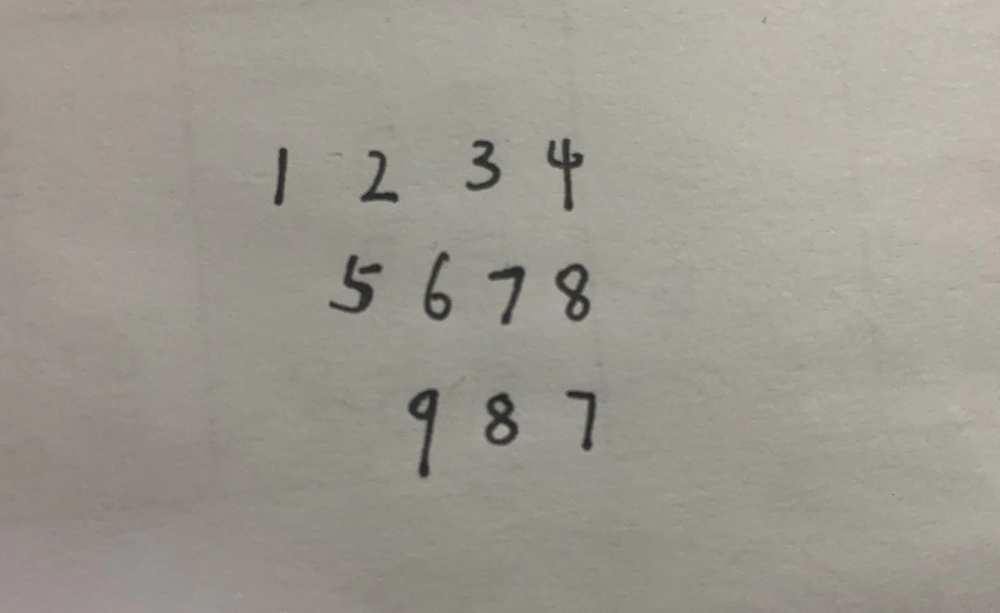
%> input picture CV课设/matlab/Test/test4/第三照片.png, 1000 x 613 px, shrunk from 1969 x 1207 before the run
$ octave edgeTest.m   (GNU Octave 9; MATLAB toolbox functions it lacks are replaced by stand-ins)
%> lines starting %> are read from the running program, lines starting %| are printed output that depends on the picture; in (x1, y1, x2, y2) boxes, pixels count from 0 and x2, y2 are one past the last pixel; in counts of white or black regions, pixels touching at a corner belong together; the program's own positions count from 1
% 读取图片
img = imread('C:\code\pythonProject\pythonProject\CV课设\matlab\Test\test4\第三照片.png');
%> img is the input picture: size 613x1000x3 uint8; mean R, G, B 157, 153.4, 144.8
figure, imshow(img), title('Original Image');

% 转换为灰度图像
grayImg = rgb2gray(img);
figure, imshow(grayImg), title('Grayscale Image');

% 手动设置Sobel算法的阈值
sobelThreshold = 0.06; % 阈值，可以在0到1之间调整

% 使用Sobel算法进行边缘检测
bwEdges = edge(grayImg, 'Sobel', sobelThreshold);
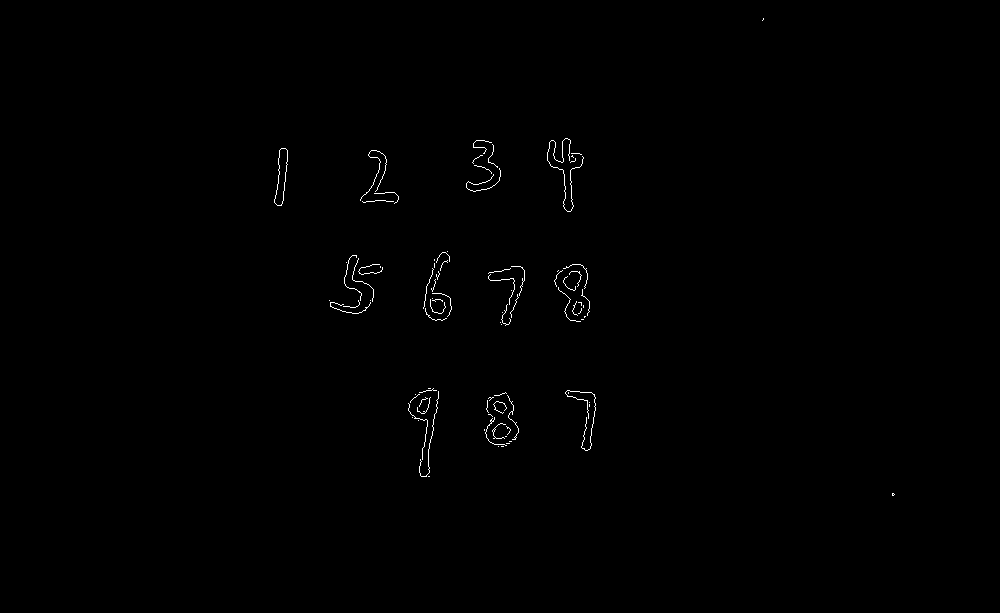
%> bwEdges: size 613x1000 logical; 0.37% white in thin lines or dots, all inside (x1, y1, x2, y2) = (274, 18, 895, 496)
figure, imshow(bwEdges), title(['Sobel Edges with threshold: ', num2str(sobelThreshold)]);

% % 填充边缘内部，使字符成为封闭区域
bwFilled = imfill(bwEdges, 'holes');
% figure, imshow(bwFilled), title('Filled Characters');

% 对边缘检测结果进行膨胀操作
se = strel('square', 3);
bwDilated = imdilate(bwEdges, se);
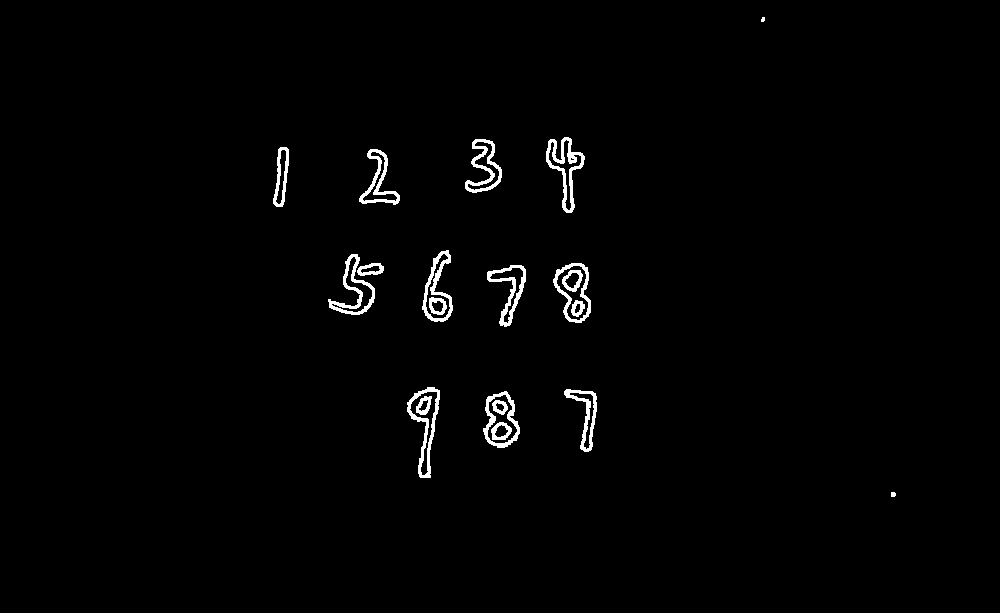
%> bwDilated: size 613x1000 logical; 1.4% white; 20 white regions (1 under 20 px)
figure, imshow(bwDilated), title('Dilated Edges');

% 使用regionprops来找到连通区域，即字符
stats = regionprops(bwDilated, 'BoundingBox', 'Area');
%> stats = 20 regions; largest, box (x1, y1, x2, y2) and Area: (546, 137, 585, 213) 868, (407, 387, 440, 478) 771, (328, 254, 375, 315) 741, (465, 139, 502, 193) 686, (487, 265, 526, 327) 675
area = [stats.Area];
%> area = 20 values, max 868 at index 14, min 17 at index 19, mean 423.4
avgArea = mean(area);
%> avgArea = 423.4

% 初始化目标文件夹路径
targetFolderPath = 'C:\code\pythonProject\pythonProject\CV课设\matlab\Test\test4\分割图片目标文件夹\';

% 显示带有边界框的图像
figure, imshow(img), title('Detected Characters');
hold on;

% 分割并保存每一个字符
for i = 1:length(stats)
    if stats(i).Area > avgArea / 2 % 处理面积大于平均值的一半的区域

        % 获取边界框
        bbox = stats(i).BoundingBox;

        % 绘制边界框
        rectangle('Position', bbox, 'EdgeColor', 'r', 'LineWidth', 2);

        % 裁剪图像
        characterImg = imcrop(img, bbox);

        % 保存字符图像
        filename = sprintf('%scharacter_%d.png', targetFolderPath, i);
        imwrite(characterImg, filename);
    end
end
%> this loop made 20 passes
%> bbox on passes 1, 2, 4, 5, 7, 9, 10, 11, 14, 15, 17: [273.5 147.5 16 60], [328.5 254.5 47 61], [359.5 149.5 41 56], [407.5 387.5 33 91], [422.5 250.5 31 72], [465.5 139.5 37 54], [483.5 391.5 37 57], [487.5 265.5 39 62], [546.5 137.5 39 76], [553.5 263.5 38 60], [564.5 389.5 33 63]
%> pass 2, `characterImg = imcrop(img, bbox);`:
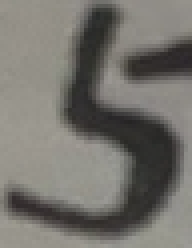
%> characterImg: size 62x48x3 uint8 (shown 4 times larger); mean R, G, B 117.1, 114.8, 109.1
%> after the loop:
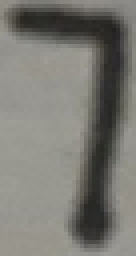
%> characterImg: size 64x34x3 uint8 (shown 4 times larger); mean R, G, B 122.5, 121.6, 115.6
%> after the loop:
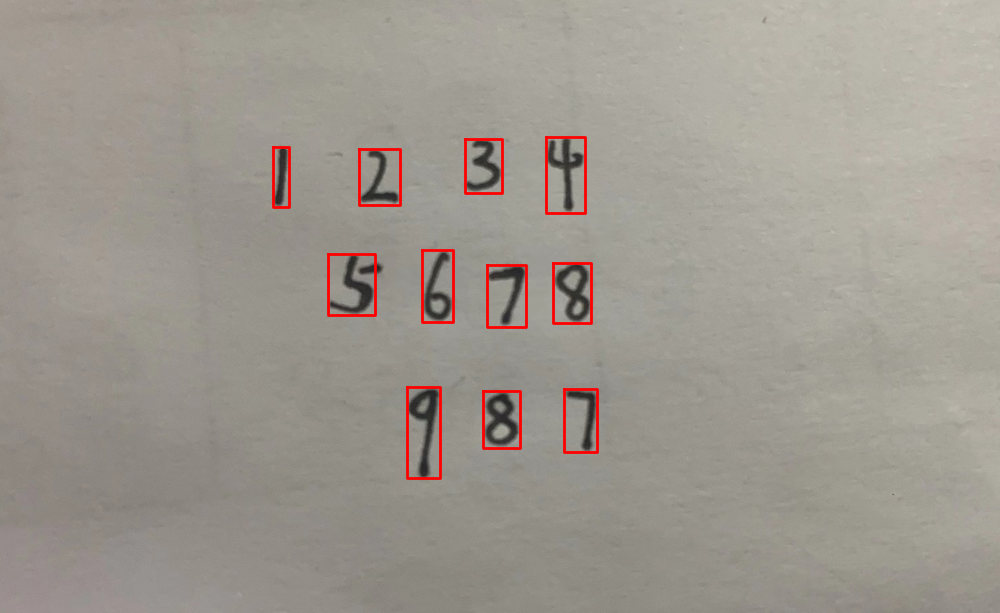
%> figure redrawn from the program's plot data; its title reads 'Detected Characters'

hold off;

$ run again, with CV课设/matlab/Test/test4/test.png copied over CV课设/matlab/Test/test4/第三照片.png
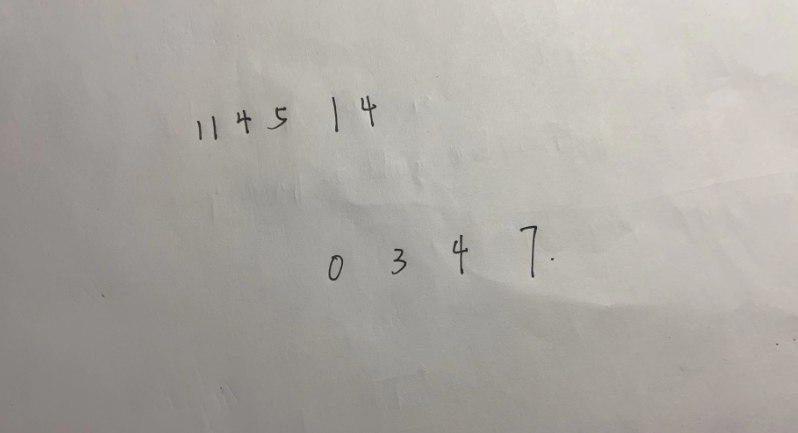
%> input picture CV课设/matlab/Test/test4/test.png, 798 x 433 px
%> img is the input picture: size 433x798x3 uint8; mean R, G, B 171.2, 167.7, 161.7
%> `bwEdges = edge(grayImg, 'Sobel', sobelThreshold);`:
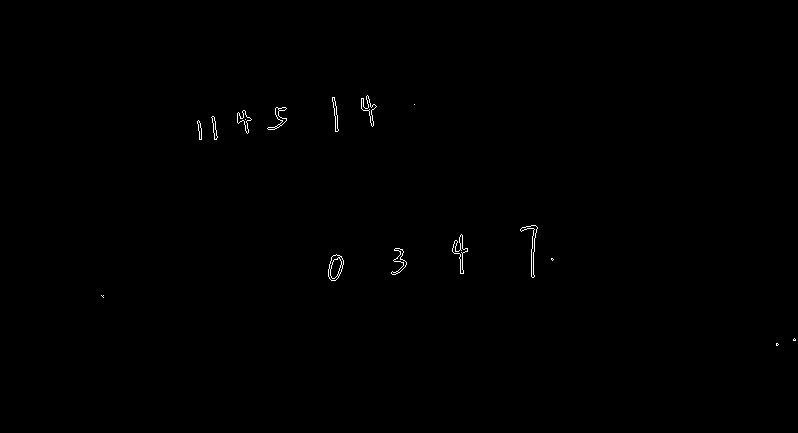
%> bwEdges: size 433x798 logical; 0.26% white in thin lines or dots, all inside (x1, y1, x2, y2) = (101, 95, 796, 346)
%> bwFilled: size 433x798 logical; 0.47% white; 15 white regions (5 under 20 px), largest, box (x1, y1, x2, y2) and area: (328, 254, 344, 281) 313, (520, 225, 538, 278) 217, (452, 234, 468, 274) 211
%> bwDilated: size 433x798 logical; 0.79% white; 15 white regions (1 under 20 px)
%> stats = 15 regions; largest, box (x1, y1, x2, y2) and Area: (519, 224, 539, 279) 376, (451, 233, 469, 275) 357, (327, 253, 345, 282) 329, (360, 94, 378, 128) 302, (390, 247, 408, 276) 281
%> area = [22 116 145 248 269 329 199 302 281 9 357 376 22 23 23]
%> avgArea = 181.4
%> the loop `for i = 1:length(stats)` made 15 passes
%> bbox on passes 2 to 9: [196.5 119.5 7 22], [210.5 115.5 9 26], [236.5 109.5 17 26], [266.5 106.5 22 25], [327.5 253.5 18 29], [331.5 96.5 9 37], [360.5 94.5 18 34], [390.5 247.5 18 29]
%> after the loop `for i = 1:length(stats)`:
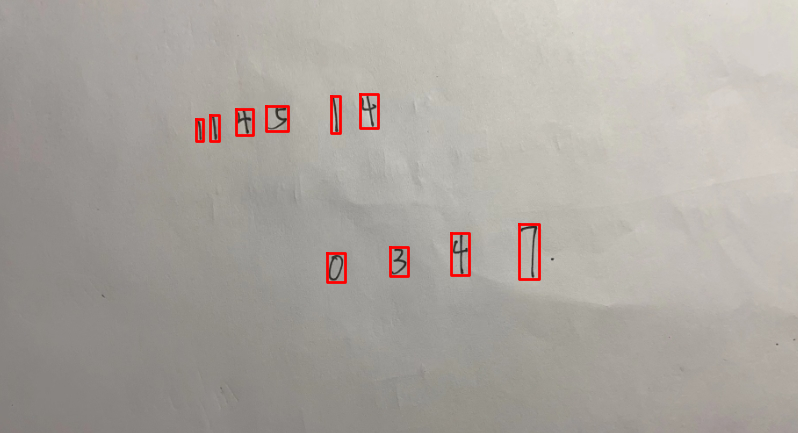
%> figure redrawn from the program's plot data; its title reads 'Detected Characters'
